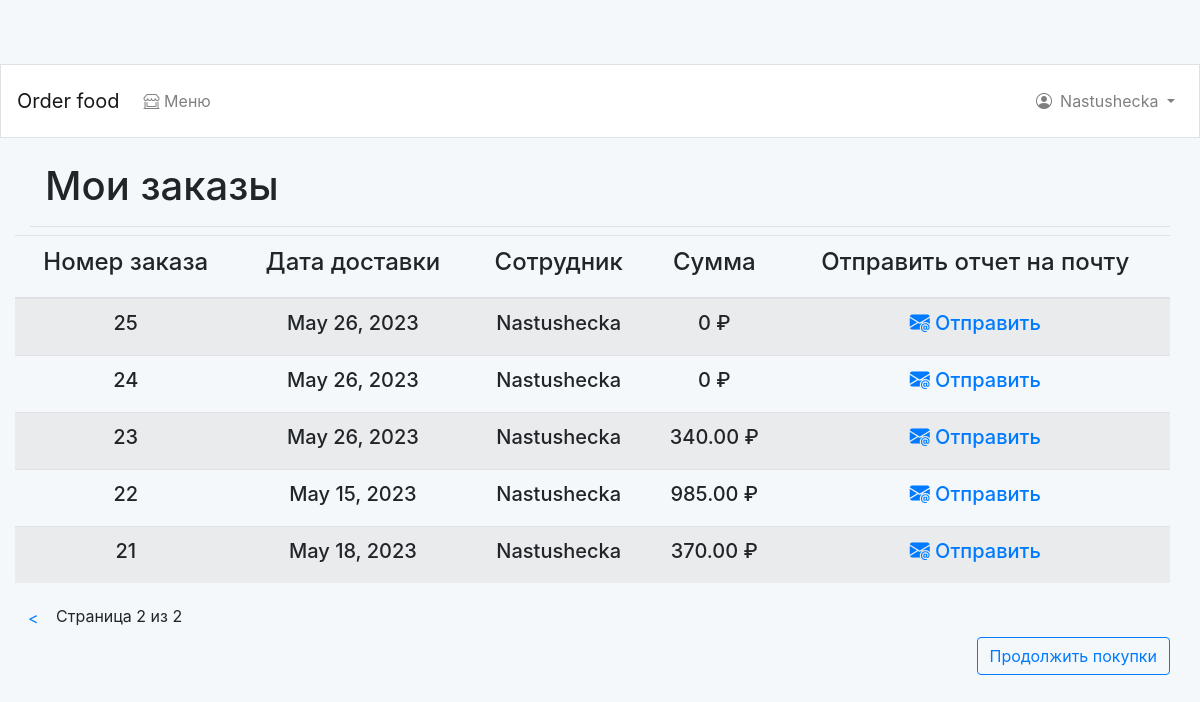
The app's page /orders/history/?page=2 (signed in) with its own data.
### orders/models.py (models this page shows, shortened)
class Order(models.Model):
    name = models.ForeignKey(User,
                             related_name='name_employee',
                             on_delete=models.CASCADE)
    date = models.DateField()
    created = models.DateTimeField(auto_now_add=True)
    updated = models.DateTimeField(auto_now=True)
    paid = models.BooleanField(default=False)
    class Meta:
        ordering = ['-created']
        indexes = [
            models.Index(fields=['created']),
        ]

### orders/views.py (the view)
@login_required
def get_orders_history(request):
    client = list(User.objects.filter(id=request.user.id).values())
    orders_list = [order for order in list(Order.objects.all().values())
                   if order['name_id'] == client[0]['id']]
    orders_id = [id['id'] for id in orders_list]
    print(orders_list)
    orders_item_sum = {}
    for i in orders_id:
        orders_item_sum[i] = 0
    for item in list(OrderItem.objects.all().values()):
        for i in list(orders_item_sum.keys()):
            print(item)
            if item['order_id'] == i:
                orders_item_sum[i] += item['price'] * item['quantity']
                print(orders_item_sum)
    for order in orders_list:
        if int(order['id']) in list(orders_item_sum.keys()):
            order['price'] = orders_item_sum[int(order['id'])]
    paginator = Paginator(orders_list, 5)
    page_number = request.GET.get('page', 1)
    try:
        orders = paginator.page(page_number)
    except PageNotAnInteger:
        orders = paginator.page(1)
    except EmptyPage:
        orders = paginator.page(paginator.num_pages)
    return render(request,
                  'orders/order/history.html',
                  {'orders': orders})

### cart/cart.py (called while the page is built)
    def __len__(self):
        return sum(item['quantity'] for item in self.cart.values())

### cart/context_processors.py (called while the page is built)
def cart(request):
    return {'cart': Cart(request)}

### orders/templates/orders/order/history.html (shortened to what this page needs)
{% extends "food_order/base.html" %}
{% load static %}
{% block page_header %}
  <h1>Мои заказы</h1>
{% endblock %}
{% block content %}
  <div class="row mr-auto">
    <div class="col-md-12 col-sm-12">
      <table class="table table-striped shoplist">
        <thead class="shopunit" >
          <tr>
            <th class="primary">
              <h4 class="text-center">Номер заказа</h4>
            </th>
            <th class="primary">
              <h4 class="text-center">Дата доставки</h4>
            </th>
            <th class="primary">
              <h4 class="text-center">Сотрудник</h4>
            </th>
            <th class="primary">
              <h4 class="text-center">Сумма</h4>
            </th>
            <th class="primary">
              <h4 class="text-center">Отправить отчет на почту</h4>
            </th>
          </tr>
        </thead>
        <tbody>
          {% for order in orders %}
            <tr>
              <td>
                <h5 class="text-center">{{ order.id }}</h5>
              </td>
              <td>
                <h5 class="text-center">{{ order.date }}</h5>
              </td>
              <td>
                <h5 class="text-center">{{ user.username }}</h5>
              </td>
              <td>
                  <h5 class="text-center">{{ order.price }} ₽</h5>
              </td>
              <td>
                <a href="{% url 'orders:order_pdf' order.id %}"><h5 class="text-center"><i class="bi bi-envelope-at-fill"></i> Отправить</h5></a>
              </td>
            </tr>
          {% endfor %}
        </tbody>
      </table>
      {% include "pagination.html" with page=orders %}
      <p class="text-right">
        <a  href="{% url 'food_order:dish_list' %}" class="btn btn-outline-primary">Продолжить покупки</a>
      </p>
    </div>
  </div>
{% endblock %}

### food_order/templates/food_order/base.html (shortened to what this page needs)
<!doctype html>
<html lang="en">
  <head>
    <link rel="stylesheet" href="https://cdn.jsdelivr.net/npm/bootstrap@4.0.0/dist/css/bootstrap.min.css">
    <link rel="stylesheet" href="https://cdn.jsdelivr.net/npm/bootstrap-icons@1.10.5/font/bootstrap-icons.css">
    <link rel="stylesheet" type="text/css" href="base.css">
  </head>
  <body>
      <nav class="navbar navbar-expand-md navbar-light  mb-4 border" style="background-color: #ffffff;">
        {% if user.is_authenticated %}
          <a class="navbar-brand" href="{% url 'food_order:dish_list'%}">
              Order food</a>
        {% else %}
          <a class="navbar-brand" href="{% url 'food_order:index'%}">
              Order food</a>
        {% endif %}
        <div class="collapse navbar-collapse" id="navbarCollapse">
          <ul class="navbar-nav mr-auto">
            <li class="nav-item my-2">
              <a class="nav-link" href="{% url 'food_order:dish_list' %}">
                <i class="bi bi-shop-window"></i> Меню</a>
            </li>
          </ul>
          <ul class="navbar-nav ml-auto">
            {% if user.is_authenticated %}
              <li class="nav-item dropdown my-2">
                <a class="nav-link dropdown-toggle" href="#" role="button" data-toggle="dropdown" aria-haspopup="true" aria-expanded="false">
                  <i class="bi bi-person-circle mr-2 mt-2"></i>{{ user.username }}
                </a>
              </li>
            {% endif %}
          </ul>
        </div>
      </nav>
        <div class="container pb-2 mb-2 border-bottom">
            {% block page_header %}{% endblock page_header %}
        </div>
        <div class="container-fluid  mb-2 noborder" >
            {% block content %}{% endblock content %}
        </div>
  </body>
</html>

### static/css/base.css (style rules this page uses)
body { padding-top: 4em; background-color: #F5F8FA; }

### records on screen
Order: id "25", date "May 26, 2023", price "0"
Order: id "24", date "May 26, 2023", price "0"
Order: id "23", date "May 26, 2023", price "340.00"
Order: id "22", date "May 15, 2023", price "985.00"
Order: id "21", date "May 18, 2023", price "370.00"

### other values on screen
{{ user.username }} "Nastushecka"
{{ page.number }} "2"
{{ page.paginator.num_pages }} "2"
